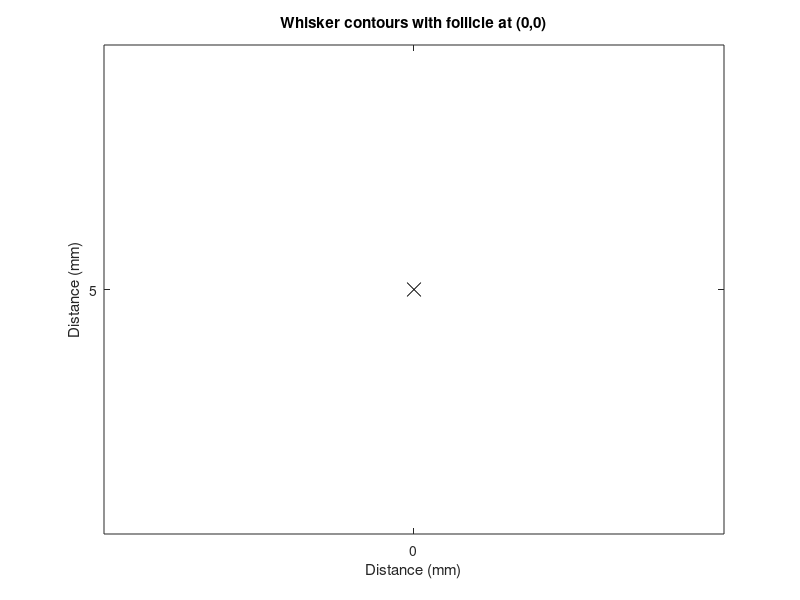

This figure's MATLAB source: (Note: this script raises an error after producing the figure.)


%% bendingRods5 with rotation
% whisker angle at based - theta0
% object position - (x y)
% rotate frame of reference by -theta0 by applying a rotation matrix
%
% 
% --------------misc simulation paramters
clear all; close all

n_segments=1000; % number of elements in the whisker
pole_pos_in_mm=5; % distance of pole form the face; along x- axis <-- CHANGE

numPosForces=19; % number of simulations with non-zero forces
incr=1.0; % increment of intended angle at base, degrees
thetaMin=incr; % min angle aqafter contact (i.e. non-zero force)
thetaMax=numPosForces*incr; % max angle with positive force

anglesAtBases=incr:incr:thetaMax; % intended angles at base
numZeroForces=15; % number of simulations with zero forces (i.e. before whisker strikes object)

r0=[ 0 pole_pos_in_mm/1000]'; % pole pos in meters (x, y) <<<<<<<<<<<<<<<<<<<<<<Changed
tolerance=0.000001; % this is a weird paramter - if smaller the fminsearch doesn't work; if larger, results are noisier as expected



% --------------mouse pad elasticitiy
% assume that moment = kTheta * dTheta 
% moment = [N m]; dTheta = [rad]; kTheta = [N m / rad]
kTheta = 5e-6; % in rad/(Nm); larger means stiffer <-- CHANGE

% --------------setting whisker parameters - rat whiskers 
% wh.ym=3.5e9; % young's modulus in pascal
% wh.L=0.060; % whisker length in meters
% base_radius=1.00e-4;

% --------------mouse whisker parameters
conical=1; % if 1 then conical whisker with linear taper
wh.ym=5e9; % young's modulus in pascal
base_radius= 33.5e-6; % in meters
wh.L = 16e-3; % whisker lenght in meters
wh.friction = 0.0;

segment=wh.L/n_segments; % in meters; total length is n_segments * segment
if ~ conical
    I(1:n_segments)=(pi/4)*base_radius^4; %uniform
else
    I(1:n_segments)=(pi/4)*(base_radius*(1-(1:n_segments)*segment/wh.L)).^4;  %conical
end
wh.I=I; % 2. moment of intertia

% --------------setting up plots
figure(21); cla
plot(r0(1)*1000, r0(2)*1000, 'kx', 'MarkerSize', 10); % point of force application
ha=gca;
axis equal
%axes('XLim', [-1 wh.L*1000 ], 'YLim', [-1 wh.L*1000 ], 'YDir', 'reverse');
set(ha, 'YDir', 'reverse');
title('Whisker contours with follicle at (0,0)');
xlabel('Distance (mm)');
ylabel('Distance (mm)');

% --------------simulation 

options = optimset('TolFun',tolerance);

initialCondition = [pole_pos_in_mm/1000 1/30000]; % [location of force along the whisker (m), force acting on the whisker (N)], initial condition

f_axial=[];
moment=[];
f_tot=[];
f_friction=[];

contours=zeros(length(anglesAtBases)+numZeroForces, 2, n_segments+1); % to store trajectories

%tic
for j=1:numPosForces
    
    theta0=pi*anglesAtBases(j)/180;
    rotTheta0=[cos(-theta0) -sin(-theta0); sin(-theta0) cos(-theta0)];
    r1=rotTheta0*r0;
    rotTheta0=[cos(-theta0) -sin(-theta0); sin(-theta0) cos(-theta0)];
    a=r1';
    
    [f_fit,fval,exitflag,output] = fminsearch(@(f_fit) bendingRods5(f_fit, wh, a),initialCondition, options); 
    
    if fval < tolerance*100 % Kluge; I don't understand why fminsearch 'converges' even though the 'tolerance' is never reached
        [temp, wh]=bendingRods5(f_fit, wh);
        for i=1:size(wh.x, 2)
            temp=[wh.x(i) wh.y(i)]';
            temp=rotTheta0*temp;
            wh.x(i)=temp(1);
            wh.y(i)=temp(2);
        end
        %plot(wh.x*1000, -wh.y*1000, 'r', 'LineWidth', 1.0); % minus is to keep with convention
        contours(j+numZeroForces, 1, :)=wh.x*1000;
        contours(j+numZeroForces, 2, :)=wh.y*1000;
        axes(ha);
        line(squeeze(contours(j+numZeroForces, 1, :)), squeeze(contours(j+numZeroForces, 2, :)), 'Color', 'r', 'LineWidth', 1.0);
    else
        wh.f_axial=0;
        wh.moment=0;
    end
    f_axial=[f_axial wh.f_axial];
    moment=[moment wh.moment];
    f_tot=[f_tot wh.f_tot];
    f_friction=[f_friction wh.f_friction];


end
%toc

%intendedAnglesAtBases=anglesAtBases-(180/pi)*moment/kTheta; % correct for compliance in the whisker pad
intendedAnglesAtBases=anglesAtBases; % turn off correction for compliance in the whisker pad

% if whisker slipped, plot whisker
ind=find(f_axial==0);
if ~isempty(ind)
    startind=min(ind)-1;
    for i=1:length(ind)
        intendedAnglesAtBases(startind+i)=intendedAnglesAtBases(startind+i-1)+incr;
        contours(startind+i+numZeroForces, 1, :)=segment*((1:(n_segments+1))-1)*sind(intendedAnglesAtBases(startind+i))*1000;
        contours(startind+i+numZeroForces, 2, :)=-segment*((1:(n_segments+1))-1)*cosd(intendedAnglesAtBases(startind+i))*1000;
        line(squeeze(contours(startind+i+numZeroForces, 1, :)), -squeeze(contours(startind+i+numZeroForces, 2, :)), 'Color', 'b', 'LineWidth', 1.0);
        %startind+i
    end
end

moment=abs(moment);
f_axial=abs(f_axial);
moment=[zeros(1, numZeroForces) moment];
f_axial=[zeros(1, numZeroForces)  f_axial];
f_tot=[zeros(1, numZeroForces)  f_tot];
f_friction=[zeros(1, numZeroForces)  f_friction];



% plot whiskers for positions that don't touch whiskers
intendedAnglesAtBases=[(-(numZeroForces-1)*incr):incr:0 intendedAnglesAtBases];
for i=1:numZeroForces
    contours(i, 1, :)=segment*((1:(n_segments+1))-1)*sind(intendedAnglesAtBases(i))*1000;
    contours(i, 2, :)=-segment*((1:(n_segments+1))-1)*cosd(intendedAnglesAtBases(i))*1000;
    line(squeeze(contours(i, 1, :)), -squeeze(contours(i, 2, :)), 'Color', 'b', 'LineWidth', 1.0);
    %plot(squeeze(contours(i, 1, :)), -squeeze(contours(i, 2, :)), 'b', 'LineWidth', 1.0);
end



figure(22); 
subplot(2,2,1); cla
xlabel('whisker angle at follicle (degrees)')
ylabel('moment (Nm)')
line(intendedAnglesAtBases, moment)

subplot(2,2,2); cla
xlabel('whisker angle at follicle (degrees)')
ylabel('axial_force (N)')
line(intendedAnglesAtBases, f_axial)

subplot(2, 2, 3); cla
ylabel('axial_force (N)')
xlabel('moment (Nm)')
line(moment, f_axial, 'Marker', 'o')

subplot(2, 2, 4); cla
xlabel('whisker angle at follicle (degrees)')
ylabel('total_force (N)')
line(intendedAnglesAtBases, f_tot, 'Marker', 'o')


simResults.f_axial=f_axial;
simResults.moment=moment;
simResults.contours=contours;
simResults.intendedAnglesAtBases=intendedAnglesAtBases;

%% ______________________animate whisking - two locations
% assume that contours have been tracked
% contours, f_axial, moment all need to be defined
% to do: 

load('simResults5');
f_axialGO=simResults5.f_axial;
contoursGO=simResults5.contours;
momentGO=simResults5.moment;

load('simResults8');
f_axialNG=simResults8.f_axial;
contoursNG=simResults8.contours;
momentNG=simResults8.moment;
intendedAnglesAtBases=simResults8.intendedAnglesAtBases

% load('intendedAnglesAtBases');
% load('contoursGO');load('contoursNG');
% load('momentGO');load('momentNG');
% load('f_axialGO');load('f_axialNG');

h23=figure(23); % arbitrary figure number
set(h23, 'Position', [50 50 1000 500], 'Color', 'w')

% axes on the left
x_lim=[-wh.L*1000*0.1 wh.L*1000*1.1]; y_lim=[-wh.L*1000*0.60 wh.L*1000*0.45];
hl=axes('Units', 'normalized', 'Position', [.07 .20 .25 .5], 'XLim', x_lim, 'YLim', ...
    y_lim, 'NextPlot', 'replacechildren', 'FontSize', 16);
axis square
xlabel('Distance (mm)'); ylabel('Distance (mm)')
ht=title('Go - object near', 'Color','b', 'FontSize', 20)

% plot circle to indicate pole
%h_pNG=line(8,0, 'Marker', 'o', 'Color', 'r', 'LineWidth', 1.5, 'MarkerFaceColor', 'r');
h_p=line(4,0, 'Marker', 'o', 'Color', 'b', 'LineWidth', 1.5, 'MarkerFaceColor', 'b');

h_w=line(squeeze(contoursGO(1, 1, :)), -squeeze(contoursGO(1, 2, :)), 'Linewidth', 1.5, 'Color', 'k');
%define and plot the follicle
follX=[contours(1, 1, 1), -50*(contours(1, 1, 2)- contours(1, 1, 1))];
follY=[contours(1, 2, 1), 50*(contours(1, 2, 2)- contours(1, 2, 1))];
h_f=line(follX, follY, 'Color', 'm', 'Linewidth', 3);

% axes in the middle
xm=abs(max(intendedAnglesAtBases)-min(intendedAnglesAtBases)); x_lim=[min(intendedAnglesAtBases)-0.05*xm max(intendedAnglesAtBases)+0.05*xm]; 
ym=abs(max(momentGO)-min(momentGO)); y_lim=[min(momentGO)-0.05*ym max(momentGO)+0.05*ym];
hm=axes('Units', 'normalized', 'Position', [.38 .15 .25 .6], 'NextPlot', 'replacechildren', ...
    'XLim', x_lim,'YLim', y_lim, 'FontSize', 16);
xlabel('Angle at follicle (degrees)'); ylabel('Moment (Nm)')

% plot the moment vs angle line with green dot on top
h_mGO=line(intendedAnglesAtBases, momentGO, 'Linewidth', 1.5, 'Color', 'b');
h_mNG=line(intendedAnglesAtBases, momentNG, 'Linewidth', 1.5, 'Color', 'r');
h_mp=line(intendedAnglesAtBases(1), momentGO(1), 'Marker', 'o', 'Color', 'b', 'LineWidth', 1.5, 'MarkerFaceColor', 'b', 'MarkerSize', 10); % green point - to move

% axes on the right
yr=abs(max(f_axialGO)-min(f_axialGO)); y_lim=[min(f_axialGO)-0.05*yr max(f_axialGO)+0.05*yr];
hr=axes('Units', 'normalized', 'Position', [.70 .15 .25 .6], 'NextPlot', 'replacechildren', ...
    'XLim', x_lim,'YLim', y_lim, 'FontSize', 16);
xlabel('Angle at follicle (degrees)'); ylabel('Axial Force (N)')

% plot the moment vs angle line with green dot on top
h_rGO=line(intendedAnglesAtBases, f_axialGO, 'Linewidth', 1.5, 'Color', 'b');
h_rNG=line(intendedAnglesAtBases, f_axialNG, 'Linewidth', 1.5, 'Color', 'r');
h_rp=line(intendedAnglesAtBases(1), f_axialGO(1), 'Marker', 'o', 'Color', 'b', 'LineWidth', 1.5, 'MarkerFaceColor', 'b', 'MarkerSize', 10); % green point - to move

aviobj = avifile('testNoCompr1.avi', 'fps', 5, 'compression', 'None', 'quality', 100);

frameNumber=0;
for i=1:size(contoursGO,1)
    frameNumber=frameNumber+1;
    set(h_w, 'XData', squeeze(contoursGO(i, 1, :)), 'YData', -squeeze(contoursGO(i, 2, :))) 
    follX=[contoursGO(i, 1, 1), -50*(contoursGO(i, 1, 2)- contoursGO(i, 1, 1))];
    follY=[contoursGO(i, 2, 1), 50*(contoursGO(i, 2, 2)- contoursGO(i, 2, 1))];
    set(h_f, 'XData', follX, 'YData', follY);
    set(h_mp, 'XData', intendedAnglesAtBases(i),'YData',momentGO(i));
    set(h_rp, 'XData', intendedAnglesAtBases(i),'YData',f_axialGO(i));
    F(frameNumber)=getframe(h23);
%    aviobj=addframe(aviobj,F(frameNumber));
    %pause
end

for i=size(contoursGO,1):-1:1
    frameNumber=frameNumber+1;
    set(h_w, 'XData', squeeze(contoursGO(i, 1, :)), 'YData', -squeeze(contoursGO(i, 2, :))) 
    follX=[contoursGO(i, 1, 1), -50*(contoursGO(i, 1, 2)- contoursGO(i, 1, 1))];
    follY=[contoursGO(i, 2, 1), 50*(contoursGO(i, 2, 2)- contoursGO(i, 2, 1))];
    set(h_f, 'XData', follX, 'YData', follY);
    set(h_mp, 'XData', intendedAnglesAtBases(i),'YData',momentGO(i));
    set(h_rp, 'XData', intendedAnglesAtBases(i),'YData',f_axialGO(i));
    F(frameNumber)=getframe(h23);
%    aviobj=addframe(aviobj,F(frameNumber));
    %pause
end

% set up NG conditions
% remove green dot; add red dot

axes(hl);
set(h_p, 'XData', 8, 'YData', 0, 'Color', 'r', 'MarkerFaceColor', 'r');
%h_p=line(8,0, 'Marker', 'o', 'Color', 'r', 'LineWidth', 1.5, 'MarkerFaceColor', 'r');
delete(ht);
ht=title('NoGo - object far', 'Color','r', 'FontSize', 20)

axes(hm);
set(h_mp, 'XData', intendedAnglesAtBases(1), 'YData', momentNG(1), 'Color', 'r', 'MarkerFaceColor', 'r');
%h_mp=line(intendedAnglesAtBases(1), momentNG(1), 'Marker', 'o', 'Color', 'r', 'LineWidth', 1.5, 'MarkerFaceColor', 'r', 'MarkerSize', 10); 

axes(hr);
set(h_rp, 'XData', intendedAnglesAtBases(1), 'YData', f_axialNG(1), 'Color', 'r', 'MarkerFaceColor', 'r');
%h_rp=line(intendedAnglesAtBases(1), f_axialNG(1), 'Marker', 'o', 'Color', 'r', 'LineWidth', 1.5, 'MarkerFaceColor', 'r', 'MarkerSize', 10); 

for i=1:size(contoursNG,1)
    frameNumber=frameNumber+1;
    set(h_w, 'XData', squeeze(contoursNG(i, 1, :)), 'YData', -squeeze(contoursNG(i, 2, :))) 
    follX=[contoursNG(i, 1, 1), -50*(contoursNG(i, 1, 2)- contoursNG(i, 1, 1))];
    follY=[contoursNG(i, 2, 1), 50*(contoursNG(i, 2, 2)- contoursNG(i, 2, 1))];
    set(h_f, 'XData', follX, 'YData', follY);
    set(h_mp, 'XData', intendedAnglesAtBases(i),'YData',momentNG(i));
    set(h_rp, 'XData', intendedAnglesAtBases(i),'YData',f_axialNG(i));
    F(frameNumber)=getframe(h23);
%    aviobj=addframe(aviobj,F(frameNumber));
    %pause
end

for i=size(contoursNG,1):-1:1
    frameNumber=frameNumber+1;
    set(h_w, 'XData', squeeze(contoursNG(i, 1, :)), 'YData', -squeeze(contoursNG(i, 2, :))) 
    follX=[contoursNG(i, 1, 1), -50*(contoursNG(i, 1, 2)- contoursNG(i, 1, 1))];
    follY=[contoursNG(i, 2, 1), 50*(contoursNG(i, 2, 2)- contoursNG(i, 2, 1))];
    set(h_f, 'XData', follX, 'YData', follY);
    set(h_mp, 'XData', intendedAnglesAtBases(i),'YData',momentNG(i));
    set(h_rp, 'XData', intendedAnglesAtBases(i),'YData',f_axialNG(i));
    F(frameNumber)=getframe(h23);
%    aviobj=addframe(aviobj,F(frameNumber));
    %pause
end

aviobj=close(aviobj);
movie(h23, F, 3)
% movie2avi(F, 'testRLE1.avi', 'fps', 5, 'compression', 'RLE', 'quality', 100) % no MSVC, RLE, 

%% animate whisking - one location
% assume that contours have been tracked
% contours, f_axial, moment all need to be defined
% to do: 

h23=figure(23); % arbitrary figure number
set(h23, 'Position', [50 50 1000 500], 'Color', 'w')

% axes on the left
x_lim=[-wh.L*1000*0.1 wh.L*1000*1.1]; y_lim=[-wh.L*1000*0.60 wh.L*1000*0.45];
hl=axes('Units', 'normalized', 'Position', [.05 .20 .25 .5], 'XLim', x_lim, 'YLim', ...
    y_lim, 'NextPlot', 'replacechildren');
axis square
xlabel('Distance (mm)'); ylabel('Distance (mm)')

% plot circle to indicate pole
h_p=line(r0(1)*1000,r0(2)*1000+0.3, 'Marker', 'o', 'Color', 'r', 'LineWidth', 1.5, 'MarkerFaceColor', 'r');

h_w=line(squeeze(contours(1, 1, :)), -squeeze(contours(1, 2, :)), 'Linewidth', 1.5);
%define and plot the follicle
follX=[contours(1, 1, 1), -50*(contours(1, 1, 2)- contours(1, 1, 1))];
follY=[contours(1, 2, 1), 50*(contours(1, 2, 2)- contours(1, 2, 1))];
h_f=line(follX, follY, 'Color', 'k', 'Linewidth', 3);

% axes in the middle
xm=abs(max(intendedAnglesAtBases)-min(intendedAnglesAtBases)); x_lim=[min(intendedAnglesAtBases)-0.05*xm max(intendedAnglesAtBases)+0.05*xm]; 
ym=abs(max(moment)-min(moment)); y_lim=[min(moment)-0.05*ym max(moment)+0.05*ym];
hm=axes('Units', 'normalized', 'Position', [.4 .15 .25 .6], 'NextPlot', 'replacechildren', ...
    'XLim', x_lim,'YLim', y_lim);
xlabel('Angle at follicle (degrees)'); ylabel('Moment (Nm)')

% plot the moment vs angle line with green dot on top
h_m=line(intendedAnglesAtBases, moment, 'Linewidth', 1.5);
h_mp=line(intendedAnglesAtBases(1), moment(1), 'Marker', 'o', 'Color', 'b', 'LineWidth', 1.5, 'MarkerFaceColor', 'b', 'MarkerSize', 10); % green point - to move

% axes on the right
yr=abs(max(f_axial)-min(f_axial)); y_lim=[min(f_axial)-0.05*yr max(f_axial)+0.05*yr];
hr=axes('Units', 'normalized', 'Position', [.70 .15 .25 .6], 'NextPlot', 'replacechildren', ...
    'XLim', x_lim,'YLim', y_lim);
xlabel('Angle at follicle (degrees)'); ylabel('Axial Force (N)')

% plot the moment vs angle line with green dot on top
h_r=line(intendedAnglesAtBases, f_axial, 'Linewidth', 1.5);
h_rp=line(intendedAnglesAtBases(1), f_axial(1), 'Marker', 'o', 'Color', 'b', 'LineWidth', 1.5, 'MarkerFaceColor', 'b', 'MarkerSize', 10); % green point - to move

aviobj = avifile('testCinepak2.avi', 'fps', 5, 'compression', 'Cinepak', 'quality', 100);

for i=1:size(contours,1)
    set(h_w, 'XData', squeeze(contours(i, 1, :)), 'YData', -squeeze(contours(i, 2, :))) 
    follX=[contours(i, 1, 1), -50*(contours(i, 1, 2)- contours(i, 1, 1))];
    follY=[contours(i, 2, 1), 50*(contours(i, 2, 2)- contours(i, 2, 1))];
    set(h_f, 'XData', follX, 'YData', follY);
    set(h_mp, 'XData', intendedAnglesAtBases(i),'YData',moment(i));
    set(h_rp, 'XData', intendedAnglesAtBases(i),'YData',f_axial(i));
    F(i)=getframe(h23);
    aviobj=addframe(aviobj,F(i));
    pause(0.2)
end

for i=size(contours,1):-1:1
    set(h_w, 'XData', squeeze(contours(i, 1, :)), 'YData', -squeeze(contours(i, 2, :))) 
    follX=[contours(i, 1, 1), -50*(contours(i, 1, 2)- contours(i, 1, 1))];
    follY=[contours(i, 2, 1), 50*(contours(i, 2, 2)- contours(i, 2, 1))];
    set(h_f, 'XData', follX, 'YData', follY);
    set(h_mp, 'XData', intendedAnglesAtBases(i),'YData',moment(i));
    set(h_rp, 'XData', intendedAnglesAtBases(i),'YData',f_axial(i));
    F(2*size(contours,1)-i+1)=getframe(h23);
    aviobj=addframe(aviobj,F(i));
    pause(.2)
end

aviobj=close(aviobj);
%movie(h23, F, 3)
%movie2avi(F, 'testRLE1.avi', 'fps', 5, 'compression', 'RLE', 'quality',
%100) % no MSVC, RLE, 